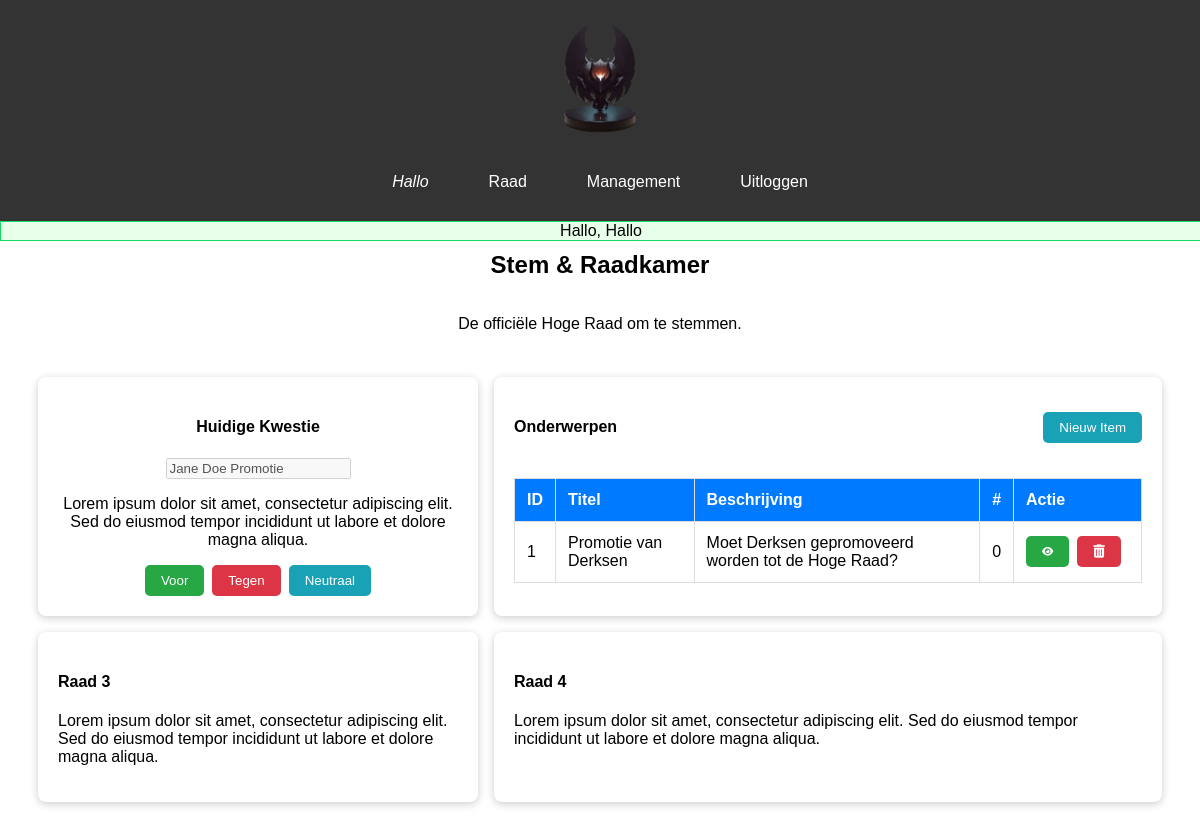
Page /council.php (signed in) on the committed database.
### tables this page shows
CREATE TABLE `subjects` (
  `id` int(11) NOT NULL,
  `title` varchar(50) NOT NULL,
  `description` text NOT NULL,
  `active` int(11) NOT NULL
);

### models/getdata.model.php (called while the page is built, shortened)
<?php
    require_once './config/database.config.php';
    require_once './config/session_manager.config.php';
    class GetData {
        public function fetch_AllSubjects() {
            $db = Database::getInstance();
            $stmt = $db->connect()->prepare('SELECT * FROM subjects;');
            $stmt->execute();
            $data = $stmt->fetchAll(PDO::FETCH_ASSOC);
            return $data;
        }
    }
    $dm = new GetData();
    $subData = $dm->fetch_AllSubjects();

### config/database.config.php (called while the page is built, shortened)
<?php
    class Database {
        private static $dbInstance;
        private $dbInvoke;
        private function __construct() {
            try {
                $this->dbInvoke = new PDO('mysql:host=' . DB_HOST . ';dbname=' . DB_NAME, DB_USER, DB_PASSWORD,
                    array(PDO::MYSQL_ATTR_INIT_COMMAND => "SET NAMES 'utf8'")
                );
            } catch (PDOException $e) {
                error_log("Failed to connect to the database: " . $e->getMessage(), 0);
                throw new Exception("Failed to connect to the database. MySQL may have crashed.");
            }
        }
        public static function getInstance() {
            if (!self::$dbInstance) {
                self::$dbInstance = new self();
            }
            return self::$dbInstance;
        }
        public function connect() {
            return $this->dbInvoke;
        }
    }

### council.php (the view, shortened to what this page needs)
<?php
    require_once './config/session_manager.config.php';
    require_once './models/getdata.model.php';
?>
<!DOCTYPE html>
<html lang="nl">
<head>
    <link rel="stylesheet" href="assets/css/default.css">
    <link rel="stylesheet" href="https://use.fontawesome.com/releases/v6.5.2/css/all.css">
</head>
<body>
    <header>
        <div class="logo"><a href="#" id="logo"><img src="assets/images/hiligen-logo2.webp" alt="Games Association Logo"></a></div>
        <nav>
            <a href="#" data-section="profile" style="font-style:italic;"><?= $_SESSION['session_data']['username']; ?></a>
            <a href="#" data-section="home">Raad</a>
            <a href="#" data-section="manage">Management</a>
            <a href="./logout.php" id="logout">Uitloggen</a>
        </nav>
    </header>
    <main>
        <section id="home" class="current">
            <h2>Stem & Raadkamer</h2>
            <p>De officiële Hoge Raad om te stemmen.</p>
            <div class="container">
                <div class="profile-card">
                    <h4>Huidige Kwestie</h4>
                    <input type="text" name="title" placeholder="Titel" value="Jane Doe Promotie" disabled>
                    <p>Lorem ipsum dolor sit amet, consectetur adipiscing elit. Sed do eiusmod tempor incididunt ut labore et dolore magna aliqua.</p>
                    <form action="" class="form-action" method="post">
                        <button class="edit" name="accept">Voor</button>
                        <button class="trash" name="decline">Tegen</button>
                        <button class="create" name="neutral">Neutraal</button>
                    </form>
                </div>
                <div class="profile-card">
                    <div class="filter-container">
                        <h4>Onderwerpen</h4>
                        <?php if ($_SESSION['session_data']['rank'] >= 3) { ?>
                            <form action="form_handler.php" method="post">
                                <button class="create" name="createItem">Nieuw Item</button>
                            </form>
                        <?php } ?>
                    </div>
                    <table>
                        <thead>
                            <tr>
                                <th>ID</th>
                                <th>Titel</th>
                                <th>Beschrijving</th>
                                <th>#</th>
                                <th>Actie</th>
                            </tr>
                        </thead>
                        <tbody>
                            <?php if (!empty($subData)) { foreach ($subData as $items): ?>
                                <tr>
                                    <td><?= $items['id']; ?></td>
                                    <td><?= $items['title']; ?></td>
                                    <td><?= $items['description']; ?></td>
                                    <td><?= $items['active']; ?></td>
                                    <td>
                                        <form class="form-action" action="form_handler.php" method="post">
                                            <button class="edit" name="editItem"><i class="fas fa-eye fa-xs"></i></button>
                                            <?php if ($items['active'] == 0) { ?>
                                                <button class="trash" name="undoItem"><i class="fas fa-trash-alt"></i></button>
                                            <?php } ?>
                                        </form>
                                    </td>
                                </tr>
                            <?php endforeach; } ?>
                        </tbody>
                    </table>
                </div>
                <div class="profile-card">
                    <h4>Raad 3</h4>
                    <p>Lorem ipsum dolor sit amet, consectetur adipiscing elit. Sed do eiusmod tempor incididunt ut labore et dolore magna aliqua.</p>
                </div>
                <div class="profile-card">
                    <h4>Raad 4</h4>
                    <p>Lorem ipsum dolor sit amet, consectetur adipiscing elit. Sed do eiusmod tempor incididunt ut labore et dolore magna aliqua.</p>
                </div>
            </div>
        </section>
    </main>
</body>
</html>

### assets/css/default.css (style rules this page uses)
:root { --default:#007bff; --edit:rgb(25,162,181); --edit-hover:rgb(62,149,163); --cta:rgb(25,162,181); --cta-hover:rgb(62,149,163); }
body { font-family: Arial, sans-serif; margin: 0; padding: 0; box-sizing: border-box; overflow-y: scroll; }
header { padding: 20px 0; text-align: center; background-color: #333; }
nav { display: flex; justify-content: center; flex-wrap: wrap; }
nav a { color: white; text-decoration: none; padding: 10px 20px; margin: 0 10px; border-radius: 5px; transition: background-color 0.3s; }
.logo { text-align: center; margin-bottom: 20px; }
.logo img { max-width: 10%; height: auto; }
.logo a { display: block; }
button { cursor: pointer; }
footer, section, .form-window form { display: flex; flex-direction: column; align-items: center; text-align: center; padding:10px; }
.filter-container { display: flex; align-items: center; justify-content: space-between; margin-bottom: 20px; }
table { width: 100%; border-collapse: collapse; }
table th, table td { border: 1px solid #ddd; padding: 12px; text-align: left; }
table th { background-color: var(--default); color: #fff; }
.edit, .trash { padding: 8px 12px; margin-right: 8px; color: #fff; border: none; border-radius: 4px; }
.edit { background-color: #28a745; }
.trash { background-color: #dc3545; }
.create { background-color: var(--edit); }
.container { display: flex; justify-content: space-between; flex-wrap: wrap; padding: 20px; align-items: left; text-align: left; }
.profile-card { flex: 1; margin: 8px; padding: 20px; border-radius: 8px; background-color: #fff; box-shadow: 0 2px 8px rgba(0, 0, 0, 0.2); }
.profile-card form button, .create { padding: 8px 16px; color: #fff; border: none; border-radius:5px; }
.form-action { display:inline-flex; }
.profile-card:nth-child(odd) { flex-basis: calc(30% - 40px); }
.profile-card:nth-child(even) { flex-basis: calc(50% - 40px); }
.profile-card:nth-child(1) { display: flex; flex-direction: column; align-items: center; text-align: center; }

### rows in the picture
subjects: id "1", title "Promotie van Derksen", description "Moet Derksen gepromoveerd worden tot de Hoge Raad?", active "0"

### other values in the picture
$_SESSION['session_data']['username'] "Hallo"
$_SESSION['success'] "Hallo, Hallo"
